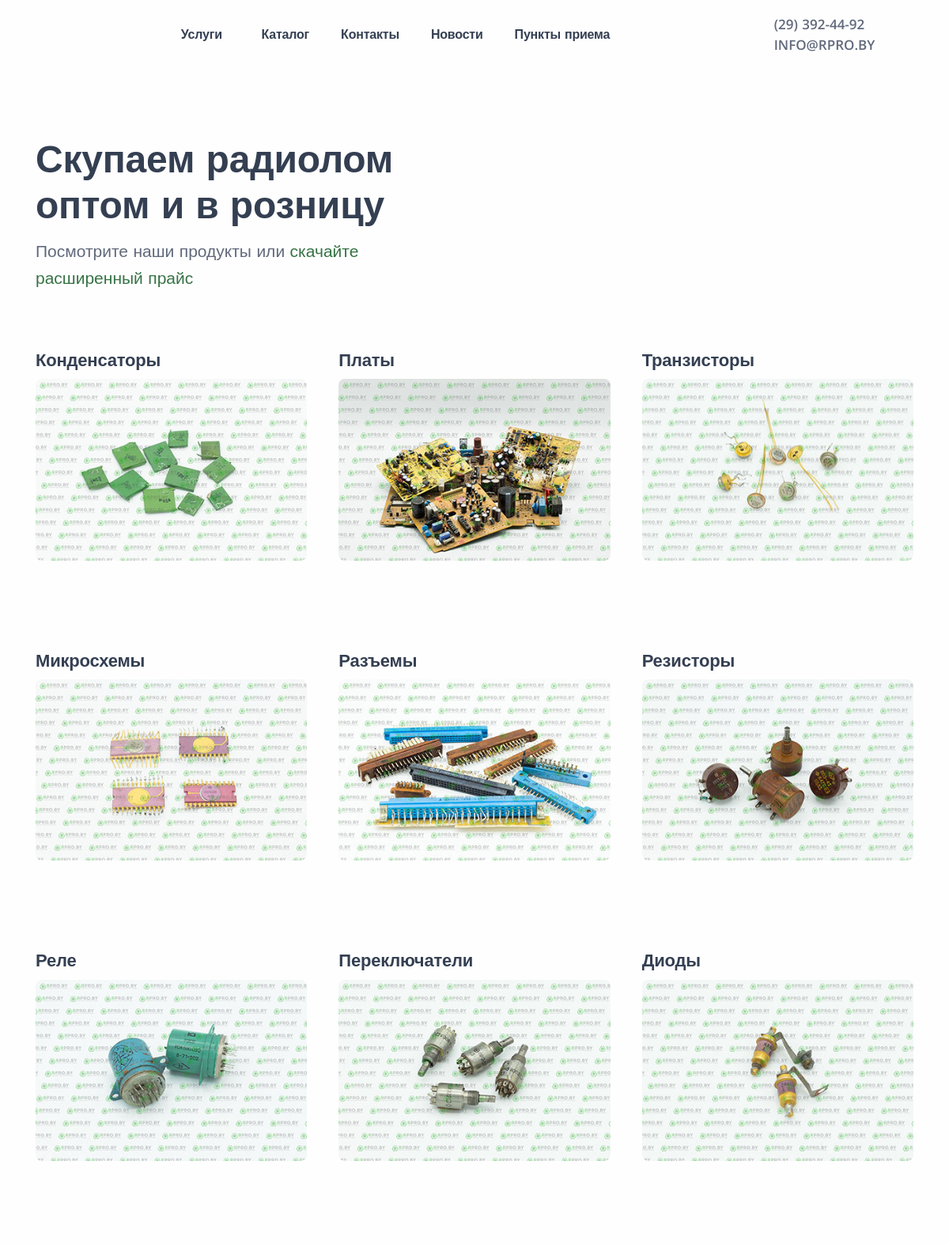
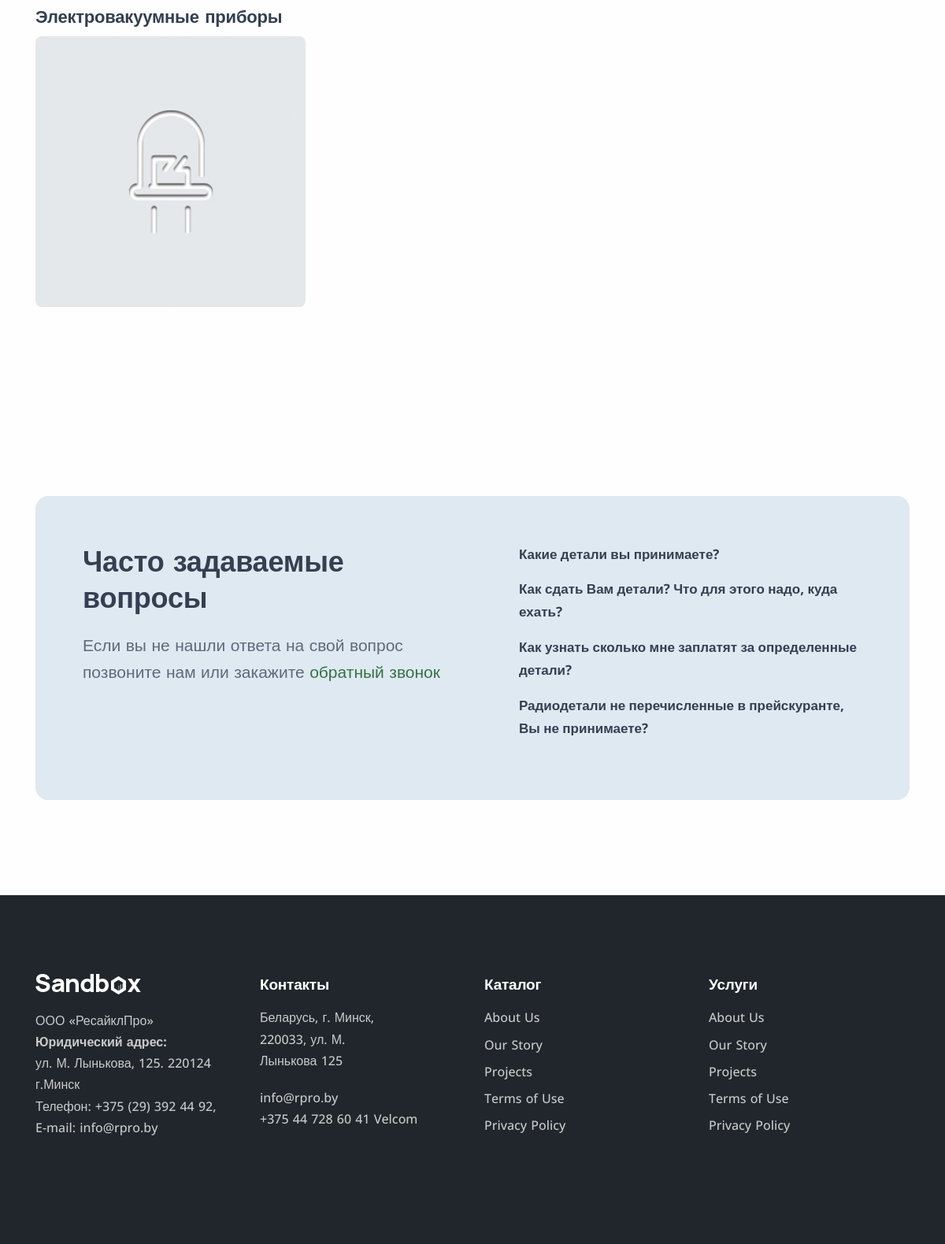
The page /category/ on the database its author committed (2 pictures, top to bottom).
### recycle/models.py (models this page shows, shortened)
class Category(models.Model):
    cat_name = models.CharField('Название категории продукта', max_length=200)
    cat_slug = models.CharField('URL', max_length=200, default='slug' + str(datetime.datetime.now()))
    cat_title = models.CharField('Заголовок title', max_length=200, blank=True)
    cat_metadesc = models.CharField('Описание description', max_length=300, blank=True)
    cat_short_desc = models.TextField('Короткое описание', blank=True)
    cat_desc = models.TextField('Полное описание', blank=True)
    cat_image = models.ImageField('Изображение категории', default='placeholder.jpg')

### recycle/views.py (the view)
# urls.py: path('category/', views.CategoryView.as_view(), name='category'),
class CategoryView(View):
    def get(self, request):
        categorys = Category.objects.all()
        return render(request, 'categorys.html', {'categorys': categorys})

### RPRO/baseprocessor.py (called while the page is built)
def custom_proc(request):
    stock = False
    articles = Article.objects.all()
    for article in articles:
        if article.isStock == True:
            stock = True
    return {'stock': stock}

### templates/categorys.html (shortened to what this page needs)
{% extends 'base.html' %}
{% load static %}
{% block content %}
<div class="content-wrapper">
		<header class="wrapper">
        <nav class="navbar center-nav transparent navbar-expand-lg navbar-light">
            <div class="container flex-lg-row flex-nowrap align-items-center">
                <div class="navbar-collapse offcanvas-nav">
                    <ul class="navbar-nav">
<li class="nav-item"><a class="nav-link has-submenu" href="elements.html" id="sm-162677704259718-37" aria-haspopup="true" aria-controls="sm-162677704259718-38" aria-expanded="false">Услуги<span class="sub-arrow"></span></a>
              </li>
                        <li class="nav-item "><a class="nav-link" href={% url 'category' %}>Каталог</a>
                        </li>
                        <li class="nav-item"><a class="nav-link" href={% url 'contact' %}>Контакты</a>
                        </li>
                        <li class="nav-item "><a class="nav-link" href={% url 'news' %}>Новости
                        </li>
                        <li class="nav-item"><a class="nav-link" href={% url 'punkty' %}>Пункты приема</a>
                        </li>
                    </ul>
                </div>
                <div class="navbar-other w-20 p-1 ms-auto">
                    <div class="contact-item w-100"><a href="tel:info@rpro.by" class="link-body"> <i class="uil uil-phone-volume"></i> (29) 392-44-92</a></div>
                    <div class="contact-item w-100"><a href="mailto:info@rpro.by" class="link-body"> <i class="uil uil-envelope-heart"></i> info@rpro.by</a></div>
                </div>
            </div>
        </nav>
    </header>
		<section class="wrapper bg-light">
			<div class="container pt-10 pt-md-14">
				<div class="row">
					<div class="col-md-8 col-lg-7 col-xl-6 col-xxl-5">
						<h1 class="display-1 mb-3">Скупаем радиолом оптом и в розницу</h1>
                        <p class="lead fs-lg pe-lg-15 pe-xxl-12">Посмотрите наши продукты или <a href="{% static 'materials/price.pdf' %}">скачайте расширенный прайс</a></p>
					</div>
   				</div>
			</div>
		</section>
		<section class="wrapper bg-light">
			<div class="container pb-14 pt-10">
				<div class="grid grid-view projects-masonry">
					<div class="row gx-md-8 gy-10 gy-md-13 isotope">
                        {% for category in categorys %}
						<div class="project item col-md-6 col-xl-4 product">
                        <div class="post-header">
									<h2 class="post-title h3">{{ category.cat_name }}</h2>
								</div>
							<figure class="lift rounded mb-6"><a href={% url 'products' cat_slug=category.cat_slug %}> <img src={{ category.cat_image.url }} alt="" /></a></figure>
						</div>
                        {% endfor %}
					</div>
				</div>
			</div>
		</section>
<section class="wrapper bg-light wrapper-border">
			<div class="container py-14 py-md-16">
				<div class="card bg-soft-primary rounded-4">
					<div class="card-body p-md-10 p-xl-11">
						<div class="row gx-lg-8 gx-xl-12 gy-10">
							<div class="col-lg-6">
								<h3 class="display-4 mb-4">Часто задаваемые вопросы</h3>
								<p class="lead fs-lg mb-0">Если вы не нашли ответа на свой вопрос позвоните нам или закажите <a href="#" data-bs-toggle="modal" data-bs-target="#modal-01">обратный звонок</a></p>
							</div>
							<div class="col-lg-6">
								<div class="accordion accordion-wrapper" id="accordionExample">
									<div class="card plain accordion-item">
										<div class="card-header" id="headingOne">
											<button class="collapsed" data-bs-toggle="collapse" data-bs-target="#collapseOne" aria-expanded="true" aria-controls="collapseOne">Какие детали вы принимаете?</button>
										</div>
									</div>
									<div class="card plain accordion-item">
										<div class="card-header" id="headingTwo">
											<button class="collapsed" data-bs-toggle="collapse" data-bs-target="#collapseTwo" aria-expanded="false" aria-controls="collapseTwo">Как сдать Вам детали? Что для этого надо, куда ехать?</button>
										</div>
									</div>
									<div class="card plain accordion-item">
										<div class="card-header" id="headingThree">
											<button class="collapsed" data-bs-toggle="collapse" data-bs-target="#collapseThree" aria-expanded="false" aria-controls="collapseThree">Как узнать сколько мне заплатят за определенные детали?</button>
										</div>
									</div>
									<div class="card plain accordion-item">
										<div class="card-header" id="headingFour">
											<button class="collapsed" data-bs-toggle="collapse" data-bs-target="#collapseFour" aria-expanded="false" aria-controls="collapseFour">Радиодетали не перечисленные в прейскуранте, Вы не принимаете?</button>
										</div>
									</div>
								</div>
							</div>
						</div>
					</div>
				</div>
			</div>
		</section>
	</div>
{% endblock %}

### rows shown on the page
Category: cat_name "Конденсаторы", cat_image (picture)
Category: cat_name "Платы", cat_image (picture)
Category: cat_name "Транзисторы", cat_image (picture)
Category: cat_name "Микросхемы", cat_image (picture)
Category: cat_name "Разъемы", cat_image (picture)
Category: cat_name "Резисторы", cat_image (picture)
Category: cat_name "Реле", cat_image (picture)
Category: cat_name "Переключатели", cat_image (picture)
Category: cat_name "Диоды", cat_image (picture)
Category: cat_name "Электровакуумные приборы", cat_image (placeholder picture)
